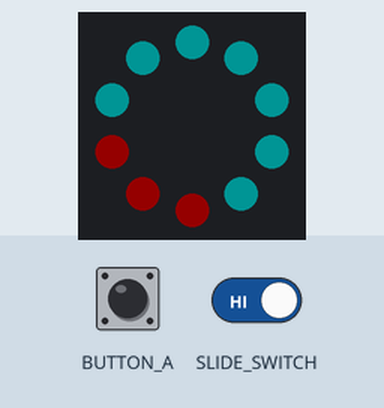
Recording of a program running on a simulated Circuit Playground running CircuitPython. On the bench: the board's ring of 10 RGB LEDs (number 0 left of the top, counting anticlockwise). Inputs (shaded band) come from the test bench. Dim RGB values are drawn brighter than linear.

Above: at 1.2 s.
1.3 s: slide switch moved to the right
At 1.9 s:
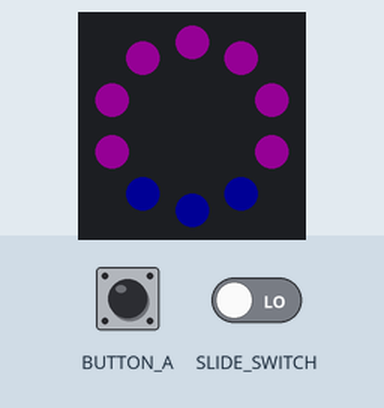
4.3 s: slide switch moved to the left
At 4.9 s:
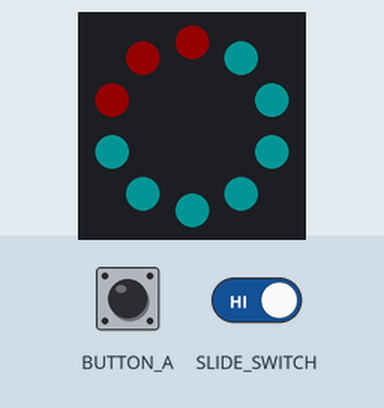
6.0 s: button A pressed for 3.2 s
Timing chart, 0 to 9.0 s (numbered marks = the images above; inputs shaded):
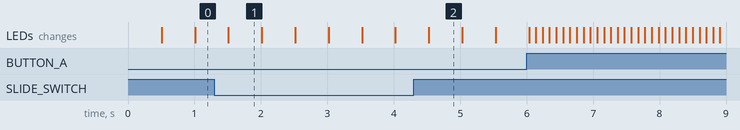

Measured:
- after the input at 1.3 s, the LEDs: change after 0.21 s (image 1)
- after the input at 4.3 s, the LEDs: change after 0.23 s (image 2)
- what the display in image 1 shows lasts 0.5 s, from 1.5 s to 2.0 s

The program:

code2.py
```python
from adafruit_circuitplayground.express import cpx
import time
x = 0
y = 1
z = 2
pink = (20, 0, 20)
cyan = (0, 20, 20)
red = (20, 0, 0)
blue = (0, 0, 20)
speed = .5
while True:
    if cpx.switch:
        color1 = red
        color2 = cyan
    else:
        color1 = blue
        color2 = pink

    if cpx.button_a:
        speed = .1
    else:
        speed = .5

    if x%10 == 0:
        x = 0
    if y%10 == 0:
        y = 0
    if z%10 == 0:
        z = 0
    cpx.pixels.fill(color2)
    cpx.pixels[x] = color1
    cpx.pixels[y] = color1
    cpx.pixels[z] = color1
    time.sleep(speed)
    x += 1
    y += 1
    z += 1
```
